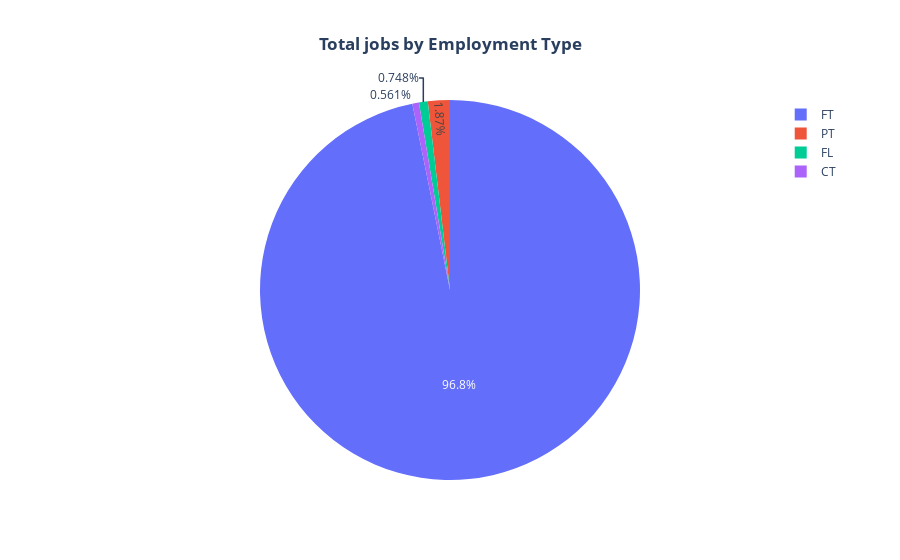

Notebook cell for this chart:
### Code cell
#Let's see how many people are getting more jobs by employment type
fig=px.pie(data2.groupby('employment_type',as_index=False)['salary_in_usd'].count().sort_values(by='salary_in_usd',ascending=False),
           names='employment_type',values='salary_in_usd',color='employment_type',
           labels={'employment_type':'Employment Type','salary_in_usd':'Total Jobs'},template='plotly',
           title='<b>Total jobs by Employment Type')
fig.update_layout(title_x=0.5)

### Figure 1 — Plotly figure (JSON) as saved in the notebook; plotly's stock layout.template omitted (floating-point values rounded to 4 significant figures)
{"data": [{"customdata": [["FT"], ["PT"], ["FL"], ["CT"]], "domain": {"x": [0, 1], "y": [0, 1]}, "hovertemplate": "Employment Type=%{customdata[0]}<br>Total Jobs=%{value}<extra></extra>", "labels": ["FT", "PT", "FL", "CT"], "legendgroup": "", "marker": {"colors": ["#636efa", "#EF553B", "#00cc96", "#ab63fa"]}, "name": "", "showlegend": true, "type": "pie", "values": [518, 10, 4, 3]}], "layout": {"legend": {"tracegroupgap": 0}, "title": {"text": "<b>Total jobs by Employment Type", "x": 0.5}}}
